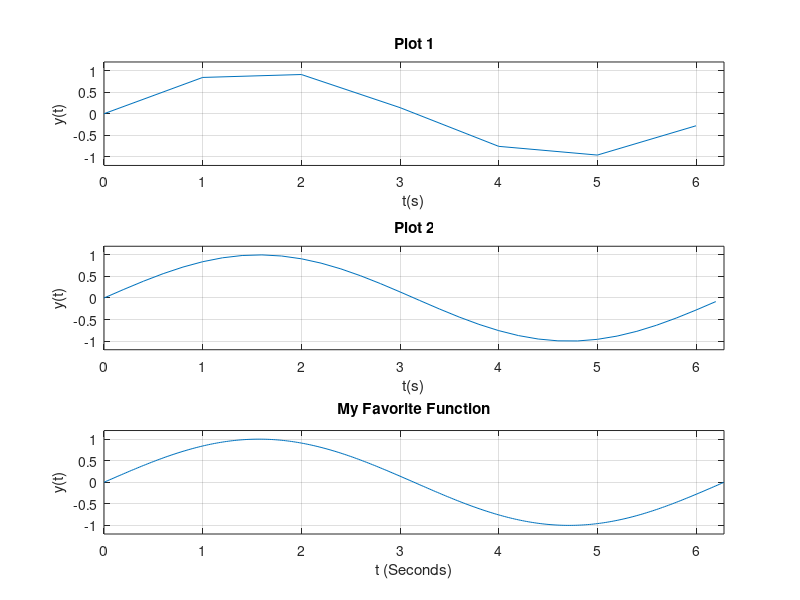
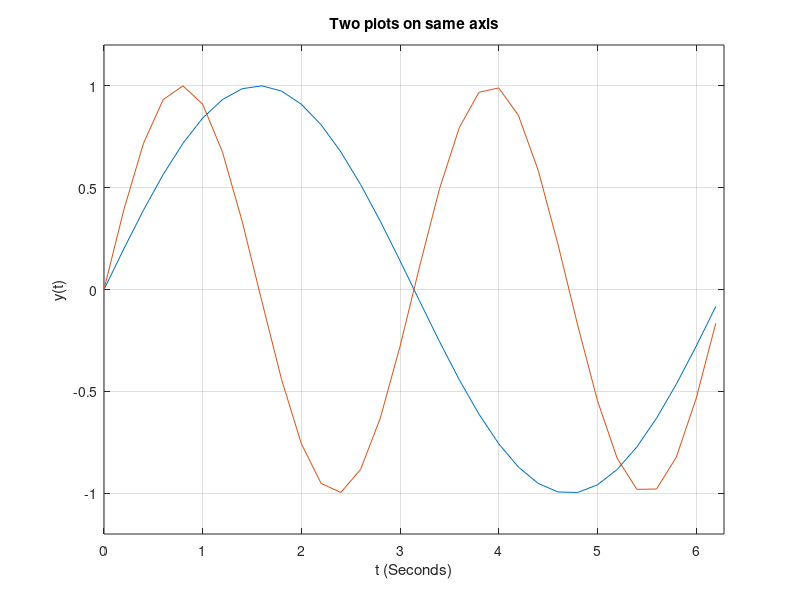
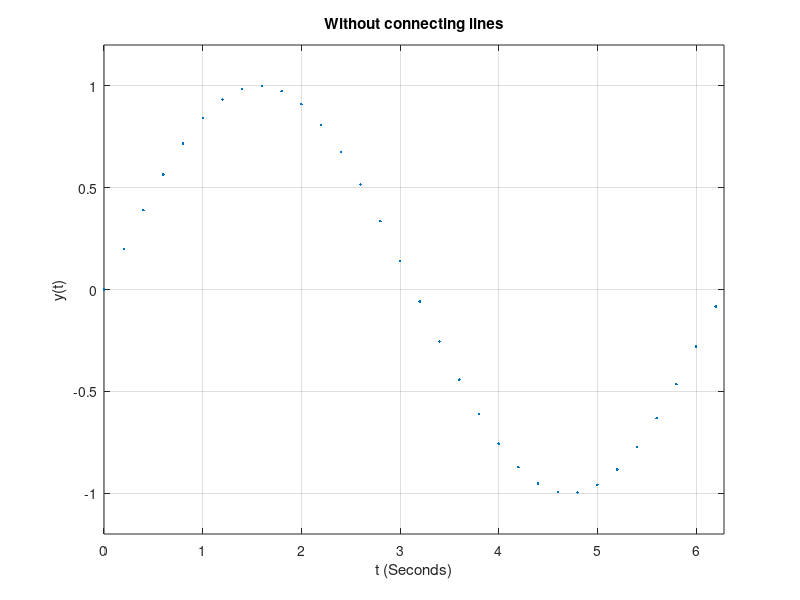
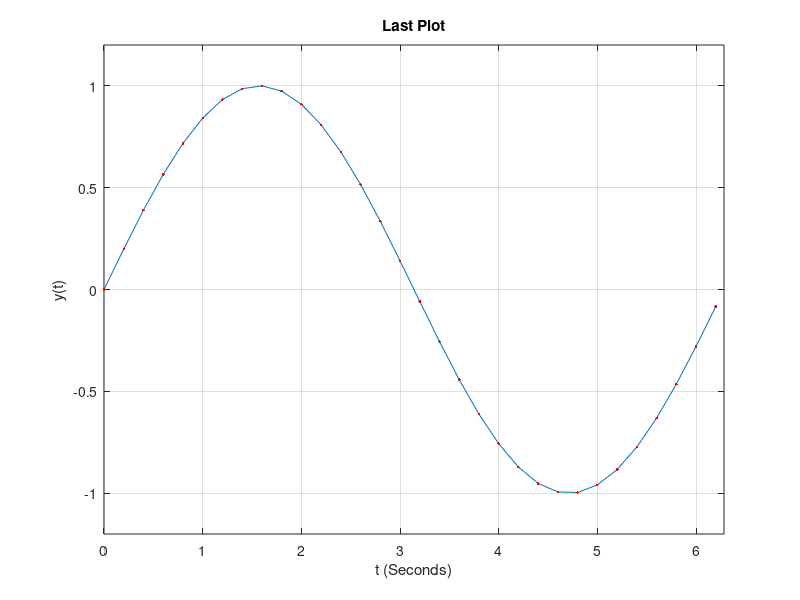

Here is the MATLAB script that generated these plots, in order:
% Signals and Systems: Lab 2
% Name: Omar Rayyan
% Net-Id: olr7742

clear
close all

%% Question 1: Plotting Continuos-Time Signal
subplot(3,1,1)
t = 0:2*pi; plot(t,sin(t))
title('Plot 1')
xlabel('t(s)')
ylabel('y(t)')
grid on
axis([0 2*pi -1.2 1.2]);

subplot(3,1,2)
t = 0:0.2:2*pi; plot(t,sin(t));
title('Plot 2')
xlabel('t(s)')
ylabel('y(t)')
grid on
axis([0 2*pi -1.2 1.2]);

subplot(3,1,3)
t = 0:0.02:2*pi; plot(t,sin(t));
axis([0 2*pi -1.2 1.2]);
% Adding a title, axis labels and changing the axis
title('My Favorite Function');


xlabel('t (Seconds)');
ylabel('y(t)');
grid on
axis([0 2*pi -1.2 1.2]);

%%
% Explain why the plots are different? The first plot range increments by the integer values only so not as smooth.
% As for the second plot, the range of t is from 0 to
% 2pi with a step size of 0.2, so the plot is not that smooth but smoother than the first graph. Finally, and
% as for the 3rd plot, it has the same range as the first two plots but
% it is smoother because of its smaller step size (an order of magnitude lower
% than the 2nd plot.


% Put two plots on the same axis
figure;
t = 0:0.2:2*pi; plot(t,sin(t),t,sin(2*t))
title('Two plots on same axis');
xlabel('t (Seconds)');
ylabel('y(t)')
axis([0 2*pi -1.2 1.2])
grid on

% Produce a plot without connecting the points
figure;
t = 0:0.2:2*pi; plot(t,sin(t),'.')
title('Without connecting lines');
xlabel('t (Seconds)');
ylabel('y(t)')
axis([0 2*pi -1.2 1.2])
grid on

% Produce a plot without connecting the points
figure; 
t = 0:0.2:2*pi; plot(t,sin(t),t,sin(t),'r.')
title('Last Plot');
xlabel('t (Seconds)');
ylabel('y(t)')
axis([0 2*pi -1.2 1.2])
grid on

%%
% What does r do? r changes the color of the points to red

